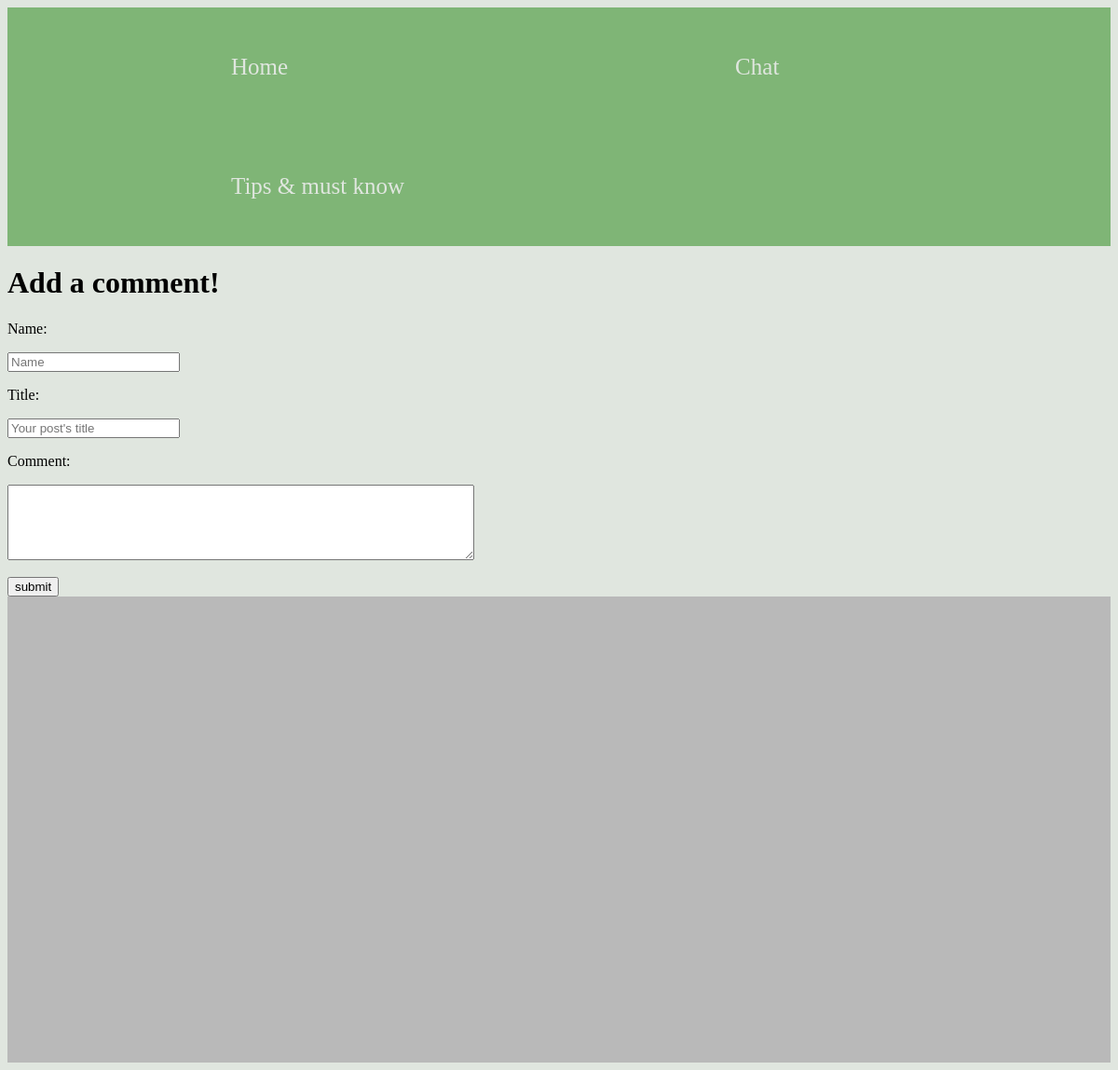
The app's page /chat, older data.
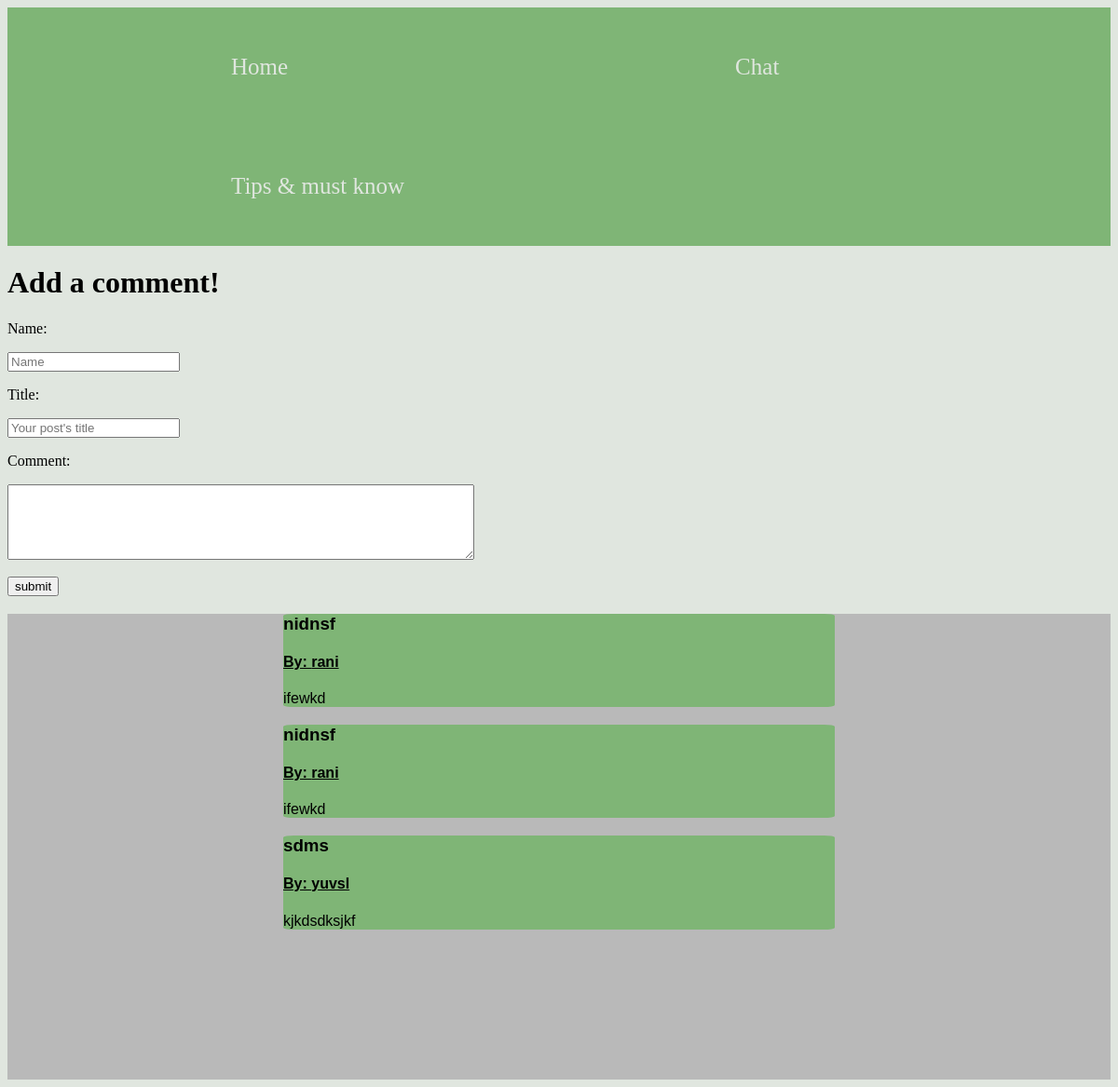
The same page, newer data.
### model.py (models this page shows, shortened)
class Post(Base):
	__tablename__ = 'posts'
	post_id = Column(Integer, primary_key=True)
	author_name = Column(String)
	title = Column(String)
	content = Column(String)

### app.py (the view, shortened to what this page needs)
@app.route('/chat', methods=['GET', 'POST'])
def chat():
	if request.method == 'GET':
		all_posts = query_all_posts()
		all_posts = all_posts[::-1]
		return render_template('chatroom.html', all_posts = all_posts, login_session = login_session)

### database.py (called while the page is built)
def query_all_posts():
	return session1.query(Post).all()

### templates/chatroom.html (shortened to what this page needs)
<!DOCTYPE html>
<html>
<head>
	<link rel="stylesheet" type="text/css" href="{{ url_for('static', filename='chatroom.css') }}">
</head>
<body>
	<div class = "navbar">
	<ul>
  		<li><a href="{{url_for( 'home')}}">Home</a></li>
  		<li><a href="{{url_for( 'chat')}}">Chat</a></li>
  		<li><a href="{{url_for( 'tips')}}">Tips & must know</a></li>
	</ul>
	</div>
	<h1>Add a comment!</h1>
<div id="form">
	<form action = "/chat" method = "post" >
		<p>Name:</p>
		<input type="text" name="author_name" placeholder="Name">
		<p>Title:</p>
		<input type="text" name="title" placeholder="Your post's title">
		<p>Comment:</p>
		<textarea rows="5" cols="60" style="display: block;" name="content">
		</textarea>
		<br>
		<input type="submit" name="submit" value = "submit">
	</form>
</div>
	<div class="posts">
	{% for post in all_posts %}
	<div class = "post_item">
		{% if post.title == "" %}
			<h3>No Title</h3>
		{% else %}
			<h3 class = "post_title">{{post.title}}</h3>
		{% endif %}
		{% if post.author_name == "" %}
			<h4><u>By: anonimous</u></h4>
		{% else %}
			<h4 class = "post_author"><u>By: {{post.author_name}}</u></h4>
		{% endif %}
		<p class = "post_content">{{post.content}}</p>
	</div>
	{% endfor %}
</div>
</body>
</html>

### static/chatroom.css (style rules this page uses)
body { background-color: #e0e6df; }
.navbar { display: flex; flex-direction: row; flex-wrap: nowrap; }
ul { list-style-type: none; margin: 0; padding: 0; overflow: hidden; background-color: #7fb576; }
li { float: left; size:5px; font-size: 25px }
li a { display: block; color: #e0e6df; text-align: center; padding: 2em 9.6em; text-decoration: none; }
.post_item { margin: 0 auto; word-wrap: break-word; background-color: #7fb576; width:50%; border-radius: 2%; font-family:Arial, sans-serif; }
.posts { background-color: #B9B9B9; height: 500px; }

Row changes from the older to the newer data that the page shows:
added Post: title "nidnsf", author_name "rani", content "ifewkd"
added Post: title "nidnsf", author_name "rani", content "ifewkd"
added Post: title "sdms", author_name "yuvsl", content "kjkdsdksjkf"
